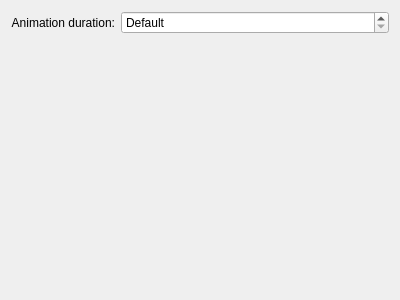
<ui version="4.0" >
 <class>KWin::MagicLampEffectConfigForm</class>
 <widget class="QWidget" name="KWin::MagicLampEffectConfigForm" >
  <property name="geometry" >
   <rect>
    <x>0</x>
    <y>0</y>
    <width>400</width>
    <height>300</height>
   </rect>
  </property>
  <layout class="QFormLayout" name="formLayout" >
   <item row="0" column="0" >
    <widget class="QLabel" name="label_3" >
     <property name="text" >
      <string>Animation duration:</string>
     </property>
     <property name="alignment" >
      <set>Qt::AlignRight|Qt::AlignTrailing|Qt::AlignVCenter</set>
     </property>
     <property name="buddy" >
      <cstring>animationDurationSpin</cstring>
     </property>
    </widget>
   </item>
   <item row="0" column="1" >
    <widget class="KIntSpinBox" name="animationDurationSpin" >
     <property name="sizePolicy" >
      <sizepolicy vsizetype="Fixed" hsizetype="Expanding" >
       <horstretch>0</horstretch>
       <verstretch>0</verstretch>
      </sizepolicy>
     </property>
     <property name="specialValueText" >
      <string comment="Duration of rotation" >Default</string>
     </property>
     <property name="maximum" >
      <number>5000</number>
     </property>
     <property name="singleStep" >
      <number>10</number>
     </property>
    </widget>
   </item>
  </layout>
 </widget>
 <customwidgets>
  <customwidget>
   <class>KIntSpinBox</class>
   <extends>QSpinBox</extends>
   <header>knuminput.h</header>
  </customwidget>
 </customwidgets>
 <resources/>
 <connections/>
</ui>
